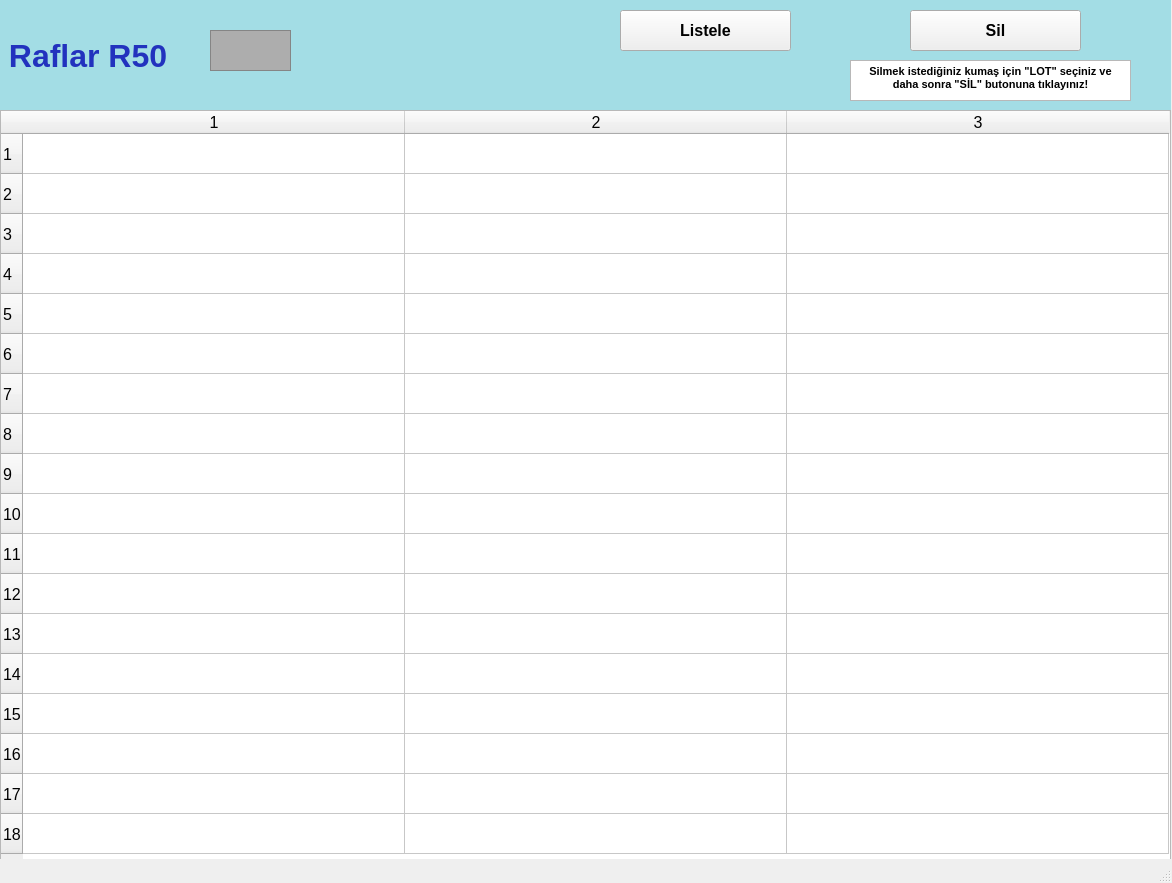
<?xml version="1.0" encoding="UTF-8"?>
<ui version="4.0">
 <class>raflarR50_ekran</class>
 <widget class="QMainWindow" name="raflarR50_ekran">
  <property name="geometry">
   <rect>
    <x>0</x>
    <y>0</y>
    <width>1172</width>
    <height>883</height>
   </rect>
  </property>
  <property name="font">
   <font>
    <pointsize>12</pointsize>
    <weight>50</weight>
    <bold>false</bold>
    <kerning>false</kerning>
   </font>
  </property>
  <property name="windowTitle">
   <string/>
  </property>
  <widget class="QWidget" name="centralwidget">
   <widget class="QLabel" name="raflarR1yazi_lbl">
    <property name="geometry">
     <rect>
      <x>0</x>
      <y>0</y>
      <width>1171</width>
      <height>111</height>
     </rect>
    </property>
    <property name="font">
     <font>
      <pointsize>24</pointsize>
      <weight>75</weight>
      <bold>true</bold>
     </font>
    </property>
    <property name="styleSheet">
     <string notr="true">background-color: rgb(163, 221, 229);
color: rgb(34, 50, 190);</string>
    </property>
    <property name="text">
     <string> Raflar R50</string>
    </property>
   </widget>
   <widget class="QFrame" name="raflarR1_img">
    <property name="geometry">
     <rect>
      <x>210</x>
      <y>30</y>
      <width>81</width>
      <height>41</height>
     </rect>
    </property>
    <property name="styleSheet">
     <string notr="true">background-color: rgb(173, 173, 173);</string>
    </property>
    <property name="frameShape">
     <enum>QFrame::StyledPanel</enum>
    </property>
    <property name="frameShadow">
     <enum>QFrame::Raised</enum>
    </property>
   </widget>
   <widget class="QTableWidget" name="R50_tw">
    <property name="geometry">
     <rect>
      <x>0</x>
      <y>110</y>
      <width>1171</width>
      <height>751</height>
     </rect>
    </property>
    <property name="baseSize">
     <size>
      <width>0</width>
      <height>0</height>
     </size>
    </property>
    <property name="rowCount">
     <number>18</number>
    </property>
    <property name="columnCount">
     <number>3</number>
    </property>
    <attribute name="horizontalHeaderVisible">
     <bool>true</bool>
    </attribute>
    <attribute name="horizontalHeaderCascadingSectionResizes">
     <bool>false</bool>
    </attribute>
    <attribute name="horizontalHeaderDefaultSectionSize">
     <number>382</number>
    </attribute>
    <attribute name="horizontalHeaderMinimumSectionSize">
     <number>38</number>
    </attribute>
    <attribute name="verticalHeaderDefaultSectionSize">
     <number>40</number>
    </attribute>
    <attribute name="verticalHeaderMinimumSectionSize">
     <number>23</number>
    </attribute>
    <row/>
    <row/>
    <row/>
    <row/>
    <row/>
    <row/>
    <row/>
    <row/>
    <row/>
    <row/>
    <row/>
    <row/>
    <row/>
    <row/>
    <row/>
    <row/>
    <row/>
    <row/>
    <column/>
    <column/>
    <column/>
   </widget>
   <widget class="QPushButton" name="listeleR50_btn">
    <property name="geometry">
     <rect>
      <x>620</x>
      <y>10</y>
      <width>171</width>
      <height>41</height>
     </rect>
    </property>
    <property name="font">
     <font>
      <pointsize>12</pointsize>
      <weight>75</weight>
      <bold>true</bold>
     </font>
    </property>
    <property name="text">
     <string>Listele</string>
    </property>
   </widget>
   <widget class="QPushButton" name="silR50_btn">
    <property name="geometry">
     <rect>
      <x>910</x>
      <y>10</y>
      <width>171</width>
      <height>41</height>
     </rect>
    </property>
    <property name="font">
     <font>
      <pointsize>12</pointsize>
      <weight>75</weight>
      <bold>true</bold>
     </font>
    </property>
    <property name="text">
     <string>Sil</string>
    </property>
   </widget>
   <widget class="QTextBrowser" name="textBrowser">
    <property name="geometry">
     <rect>
      <x>850</x>
      <y>60</y>
      <width>281</width>
      <height>41</height>
     </rect>
    </property>
    <property name="html">
     <string>&lt;!DOCTYPE HTML PUBLIC &quot;-//W3C//DTD HTML 4.0//EN&quot; &quot;http://www.w3.org/TR/REC-html40/strict.dtd&quot;&gt;
&lt;html&gt;&lt;head&gt;&lt;meta name=&quot;qrichtext&quot; content=&quot;1&quot; /&gt;&lt;style type=&quot;text/css&quot;&gt;
p, li { white-space: pre-wrap; }
&lt;/style&gt;&lt;/head&gt;&lt;body style=&quot; font-family:'MS Shell Dlg 2'; font-size:12pt; font-weight:400; font-style:normal;&quot;&gt;
&lt;p align=&quot;center&quot; style=&quot; margin-top:0px; margin-bottom:0px; margin-left:0px; margin-right:0px; -qt-block-indent:0; text-indent:0px;&quot;&gt;&lt;span style=&quot; font-size:8pt; font-weight:600;&quot;&gt;Silmek istediğiniz kumaş için &amp;quot;LOT&amp;quot; seçiniz ve daha sonra &amp;quot;SİL&amp;quot; butonuna tıklayınız!&lt;/span&gt;&lt;/p&gt;&lt;/body&gt;&lt;/html&gt;</string>
    </property>
   </widget>
  </widget>
  <widget class="QStatusBar" name="statusbar"/>
 </widget>
 <resources/>
 <connections/>
</ui>
